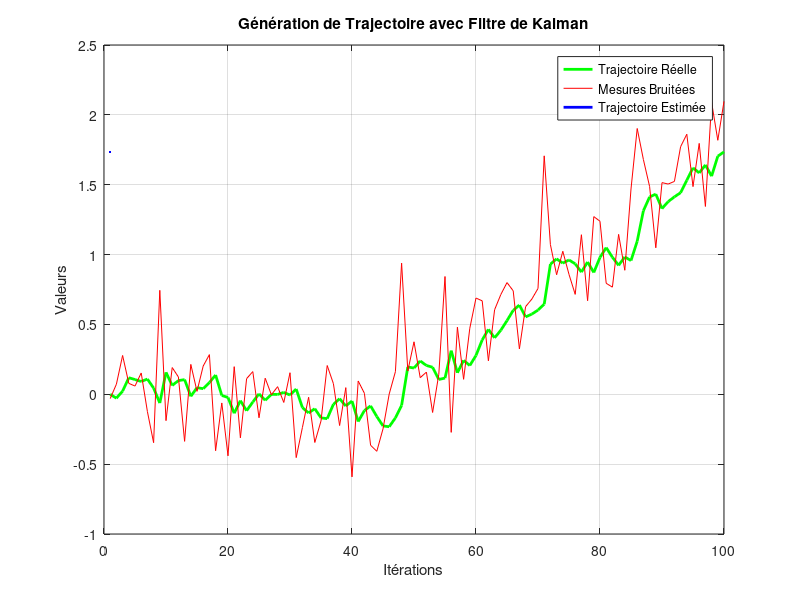

This figure's MATLAB source:
%% Filtre de Kalman 
% -----------------------------------------------------------------------------
% L'objectif est de generer une trajectoire que nous bruiterons plus tard
% afin d'appliquer le filtre de Kalman sur cette derniere et se rendre
% compte de ses performances.
% -----------------------------------------------------------------------------
clear, close all

% Paramètres du modèle
A = 1; % Matrice d'état
H = 1; % Matrice d'observation
Q = 0.01; % Covariance du bruit de processus
R = 0.1; % Covariance du bruit de mesure

% Initialisation
x = 0; % État initial
P = 1; % Covariance de l'état initial

% Nombre d'itérations
num_iterations = 100;

% Générer la trajectoire et les mesures bruitées
true_trajectory = zeros(1, num_iterations);
noisy_measurements = zeros(1, num_iterations);

for k = 1:num_iterations
    % Générer la trajectoire réelle (linéaire ici pour l'exemple)
    true_trajectory(k) = A * x;
    
    % Générer une mesure bruitée
    measurement_noise = sqrt(R) * randn;
    noisy_measurements(k) = H * true_trajectory(k) + measurement_noise;
    
    % Mise à jour du filtre de Kalman
    % Prédiction de l'état
    x_hat_minus = A * x;
    % Prédiction de la covariance
    P_minus = A * P * A' + Q;
    % Calcul du gain de Kalman
    K = P_minus * H' / (H * P_minus * H' + R);
    % Mise à jour de l'état estimé
    x = x_hat_minus + K * (noisy_measurements(k) - H * x_hat_minus);
    % Mise à jour de la covariance estimée
    P = (1 - K * H) * P_minus;
end

% Tracer les résultats
figure;
plot(true_trajectory, 'g', 'LineWidth', 2, 'DisplayName', 'Trajectoire Réelle');
hold on;
plot(noisy_measurements, 'r', 'DisplayName', 'Mesures Bruitées');
plot(x_hat_minus, 'b', 'LineWidth', 2, 'DisplayName', 'Trajectoire Estimée');
legend('show');
title('Génération de Trajectoire avec Filtre de Kalman');
xlabel('Itérations');
ylabel('Valeurs');
grid on;
hold off;
